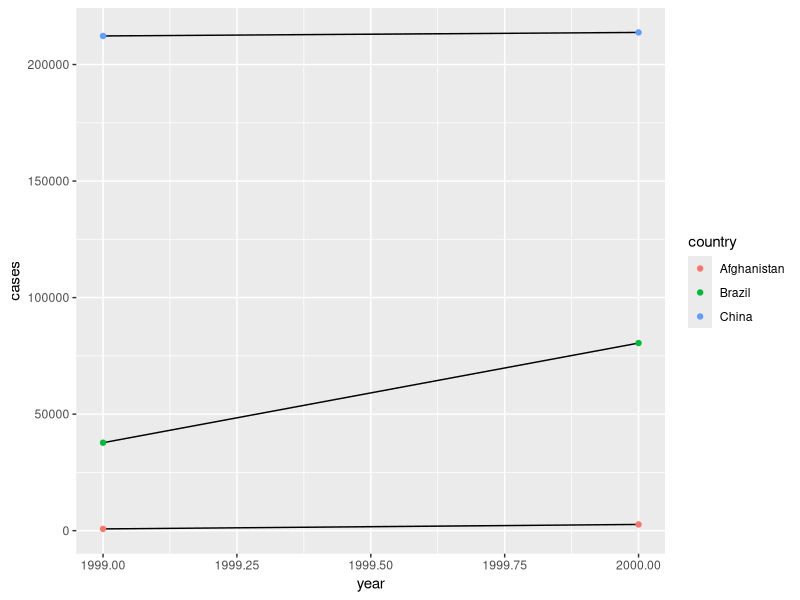

Write R code to recreate this figure.
### R Workshop 5
## Tidy Data with tidy
## Chamudi Kashmila

# learn a consistent way to organise your data in R, an organisation called tidy data. 
# Getting your data into this format requires some upfront work
# but that work pays off in the long term.
# allowing you to spend more time on the analytic questions at hand

# practical introduction to tidy data and the accompanying tools in the tidyr package

# tidyr, a package that provides a bunch of tools to help tidy up your messy datasets
# tidyr is a member of the core tidyverse

library(tidyverse)

# We can represent the same underlying data in multiple ways

# Each dataset shows the same values of four variables country, year, population, and cases,
# but each dataset organises the values in a different way.


table1
table2
table3
table4a
table4b


# There are three interrelated rules which make a dataset tidy:

# 1. Each variable must have its own column.
# 2. Each observation must have its own row.
# 3. Each value must have its own cell.


# dplyr, ggplot2, and all the other packages in the tidyverse are designed to work with tidy data

# Compute rate per 10,000
table1 %>% 
  mutate(rate = cases / population * 10000)

# Compute cases per year
table1 %>% 
  count(year, wt = cases)

# Compute population per year
table1 %>% 
  count(year, wt = population)


# Visualise changes over time

library(ggplot2)
ggplot(table1, aes(year, cases)) + 
  geom_line(aes(group = country), colour = "black") + 
  geom_point(aes(colour = country))


 ### Pivoting ###

# most real analyses, we need to do some tidying. 
# The first step is always to figure out what the variables and observations are. 

# The second step is to resolve one of two common problems:

###### One variable might be spread across multiple columns.
###### One observation might be scattered across multiple rows.

## To fix these problems, we need the two most important functions in tidyr: 
# pivot_longer() 
# pivot_wider()

### pivot_longer()

# common problem is a dataset where some of the column names are not names of variables,
# but values of a variable

table4a

# the column names 1999 and 2000 represent values of the year variable
# the values in the 1999 and 2000 columns represent values of the cases variable, 
# and each row represents two observations, not one.

#  we need to pivot the offending columns into a new pair of variables.

# The set of columns whose names are values, not variables. 
# In this example, those are the columns 1999 and 2000.

# The name of the variable to move the column names to. Here it is year.

# The name of the variable to move the column values to. Here it’s cases.

table4a
table4a %>% 
  pivot_longer(c(`1999`, `2000`), names_to = "year", values_to = "cases")


# pivot_longer() makes datasets longer by increasing the number of rows 
# and decreasing the number of columns.  

table4b
table4b %>% 
  pivot_longer(c(`1999`, `2000`), names_to = "year", values_to = "population")



# To combine the tidied versions of table4a and table4b into a single tibble
# we need to use dplyr::left_join()

tidy4a <- table4a %>% 
  pivot_longer(c(`1999`, `2000`), names_to = "year", values_to = "cases")

tidy4b <- table4b %>% 
  pivot_longer(c(`1999`, `2000`), names_to = "year", values_to = "population")

left_join(tidy4a, tidy4b)

### pivot_wider() 

# pivot_wider() is the opposite of pivot_longer()

# use it when an observation is scattered across multiple rows. 
# table2:
# an observation is a country in a year, but each observation is spread across two rows.

# To tidy this up, 
# we first analyse the representation in similar way to pivot_longer(). 
# This time, however, we only need two parameters:
  
# The column to take variable names from. Here, it’s type.

# The column to take values from. Here it’s count.

# Once we’ve figured that out, we can use pivot_wider(), as shown programmatically below, 

table2
table2 %>%
  pivot_wider(names_from = type, values_from = count)

# pivot_longer() makes wide tables narrower and longer
# pivot_wider() makes long tables shorter and wider

### Separating and uniting ###

# table3 has a different problem
# we have one column (rate) that contains two variables (cases and population).
# To fix this problem, 
# we’ll need the separate() function. 
# You’ll also learn about the complement of separate(): unite(),
# which you use if a single variable is spread across multiple columns.

### Separate

# separate() pulls apart one column into multiple columns, 
# by splitting wherever a separator character appears

table3
# rate column contains both cases and population variables
# we need to split it into two variables. 
# separate() takes the name of the column to separate, and the names of the columns to separate

table3 %>% 
  separate(rate, into = c("cases", "population"))


# separate() will split values wherever it sees a non-alphanumeric character
# (i.e. a character that isn’t a number or letter). 
# For example, in the code above, separate() split the values of rate at the forward slash characters. 
# If you wish to use a specific character to separate a column,
# you can pass the character to the sep argument of separate().


table3 %>% 
  separate(rate, into = c("cases", "population"), sep = "/")


# if you look carefully at column types, cases and population are character columns
# This is the default behaviour in separate(): it leaves the type of the column as is
# it’s not very useful as those really are numbers.
# to try and convert to better types using convert = TRUE

table3 %>% 
  separate(rate, into = c("cases", "population"), convert = TRUE)

# You can also pass a vector of integers to sep. 
# separate() will interpret the integers as positions to split at.

# Positive values start at 1 on the far-left of the strings;
# negative value start at -1 on the far-right of the strings.


# To separate the last two digits of each year. 
# This make this data less tidy, but is useful in other cases,

table3 %>% 
  separate(year, into = c("century", "year"), sep = 2)

### Unite

# We can use unite() to rejoin the century and year columns that we created in the last example.

# That data is saved as tidyr::table5.
# unite() takes a data frame, the name of the new variable to create, and a set of columns to combine

table5
table5 %>% 
  unite(new, century, year)


# The default will place an underscore (_) between the values from different columns.
# Here we don’t want any separator so we use ""

table5 %>% 
  unite(new, century, year, sep = "")


### Missing values

# Changing the representation of a dataset brings up an important subtlety of missing values. 
# a value can be missing in one of two possible ways:

## Explicitly, i.e. flagged with NA.
## Implicitly, i.e. simply not present in the data.


stocks <- tibble(
  year   = c(2015, 2015, 2015, 2015, 2016, 2016, 2016),
  qtr    = c(   1,    2,    3,    4,    2,    3,    4),
  return = c(1.88, 0.59, 0.35,   NA, 0.92, 0.17, 2.66)
)
stocks

# There are two missing values in this dataset:
  
# The return for the fourth quarter of 2015 is explicitly missing, 
# because the cell where its value should be instead contains NA.

# The return for the first quarter of 2016 is implicitly missing,
# because it simply does not appear in the dataset.


### Make implicit values explicit ###


# The way that a dataset is represented can make implicit values explicit. 
# For example, we can make the implicit missing value explicit by putting years in the columns

stocks %>% 
  pivot_wider(names_from = year, values_from = return)


### Make explicit values implicit ###

# these explicit missing values may not be important in other representations of the data, 
# you can set values_drop_na = TRUE in pivot_longer() to turn explicit missing values implicit:

stocks %>% 
  pivot_wider(names_from = year, values_from = return) %>% 
  pivot_longer(
    cols = c(`2015`, `2016`), 
    names_to = "year", 
    values_to = "return", 
    values_drop_na = TRUE
  )


# Another important tool for making missing values explicit in tidy data is complete()

stocks %>% 
  complete(year, qtr)

# complete() takes a set of columns, and finds all unique combinations. 
# It then ensures the original dataset contains all those values, 
# filling in explicit NAs where necessary

# When a data source has primarily been used for data entry,
# missing values indicate that the previous value should be carried forward


treatment <- tribble(
  ~ person,           ~ treatment, ~response,
  "Derrick Whitmore", 1,           7,
  NA,                 2,           10,
  NA,                 3,           9,
  "Katherine Burke",  NA,           4,
  "Riva", 1,           2,
  NA,                 2,           3,
  NA,                 3,           NA,
  NA,                 3,           NA
)

treatment

# We can fill in these missing values with fill().
# It takes a set of columns where you want missing values to be replaced 
# by the most recent non-missing value (sometimes called last observation carried forward).

treatment %>% 
  fill(person)

treatment %>% 
  fill(person, treatment)


 

